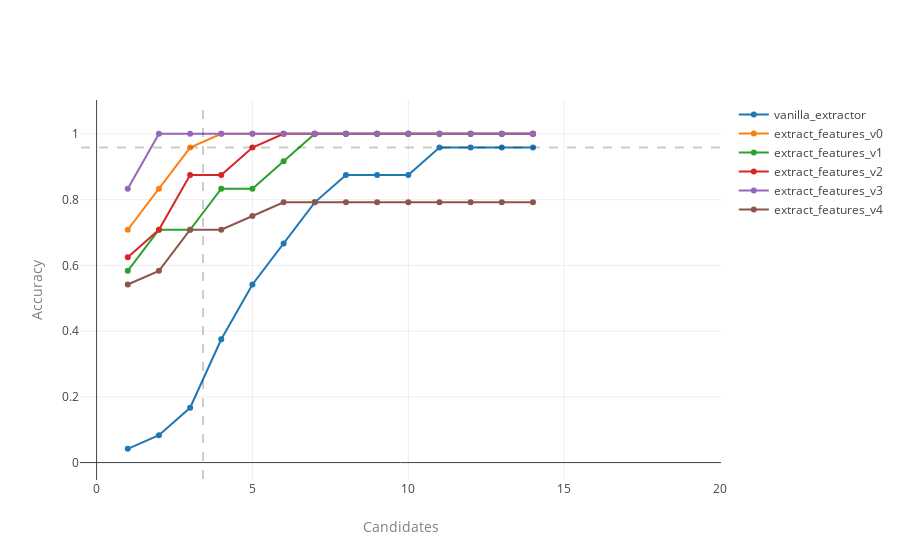

The notebook cell saved with this chart:
### Code cell
iplot(fig, show_link=False)

### Figure 1 — Plotly figure (JSON) as saved in the notebook; plotly's stock layout.template omitted (floating-point values rounded to 4 significant figures)
{"data": [{"name": "vanilla_extractor", "type": "scatter", "x": [1, 2, 3, 4, 5, 6, 7, 8, 9, 10, 11, 12, 13, 14], "y": [0.04167, 0.08333, 0.1667, 0.375, 0.5417, 0.6667, 0.7917, 0.875, 0.875, 0.875, 0.9583, 0.9583, 0.9583, 0.9583]}, {"name": "extract_features_v0", "type": "scatter", "x": [1, 2, 3, 4, 5, 6, 7, 8, 9, 10, 11, 12, 13, 14], "y": [0.7083, 0.8333, 0.9583, 1, 1, 1, 1, 1, 1, 1, 1, 1, 1, 1]}, {"name": "extract_features_v1", "type": "scatter", "x": [1, 2, 3, 4, 5, 6, 7, 8, 9, 10, 11, 12, 13, 14], "y": [0.5833, 0.7083, 0.7083, 0.8333, 0.8333, 0.9167, 1, 1, 1, 1, 1, 1, 1, 1]}, {"name": "extract_features_v2", "type": "scatter", "x": [1, 2, 3, 4, 5, 6, 7, 8, 9, 10, 11, 12, 13, 14], "y": [0.625, 0.7083, 0.875, 0.875, 0.9583, 1, 1, 1, 1, 1, 1, 1, 1, 1]}, {"name": "extract_features_v3", "type": "scatter", "x": [1, 2, 3, 4, 5, 6, 7, 8, 9, 10, 11, 12, 13, 14], "y": [0.8333, 1, 1, 1, 1, 1, 1, 1, 1, 1, 1, 1, 1, 1]}, {"name": "extract_features_v4", "type": "scatter", "x": [1, 2, 3, 4, 5, 6, 7, 8, 9, 10, 11, 12, 13, 14], "y": [0.5417, 0.5833, 0.7083, 0.7083, 0.75, 0.7917, 0.7917, 0.7917, 0.7917, 0.7917, 0.7917, 0.7917, 0.7917, 0.7917]}], "layout": {"shapes": [{"line": {"dash": "dash"}, "opacity": 0.2, "type": "line", "x0": 3.417, "x1": 3.417, "y0": -0.05, "y1": 1.1}, {"line": {"dash": "dash"}, "opacity": 0.2, "type": "line", "x0": -0.5, "x1": 20, "y0": 0.9583, "y1": 0.9583}], "xaxis": {"title": "Candidates", "titlefont": {"color": "grey"}}, "yaxis": {"title": "Accuracy", "titlefont": {"color": "grey"}}}}
